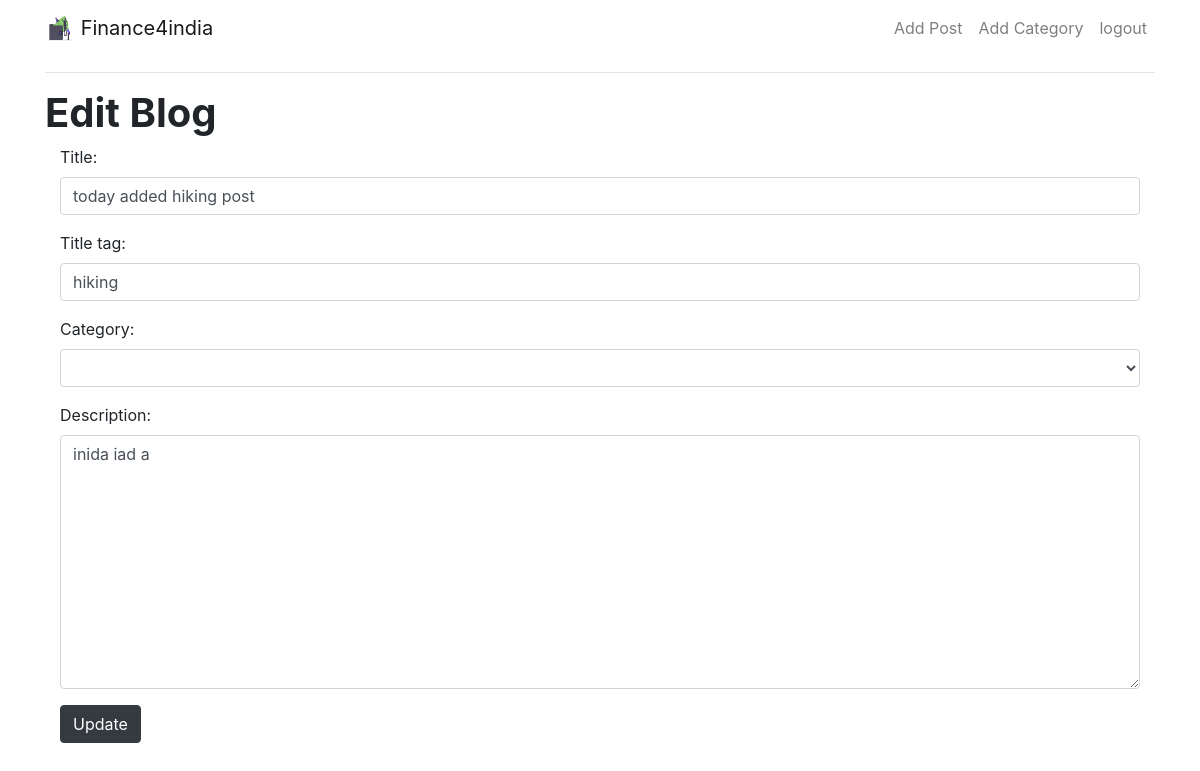
/details/edit/7/ (signed in), run on the app's committed database.
### blog/models.py (models this page shows, shortened)
class Blog(models.Model):
    title = models.CharField(max_length=100)
    title_tag = models.CharField(max_length=100)
    author = models.ForeignKey(User,on_delete=models.CASCADE)
    description = models.TextField()
    created_at = models.DateTimeField(auto_now_add=True)
    image = models.ImageField(upload_to='blog/images',blank=True,null=True)
    category = models.CharField(max_length=100,default='uncategorized')

### blog/views.py (the view)
# urls.py: path('details/edit/<int:pk>/',UpdateBlogView.as_view(),name='editpost'),
class UpdateBlogView(UpdateView):
    model = Blog
    form_class = UpdateBlogForm
    template_name ='blog/update_blog.html'

### blog/forms.py
class UpdateBlogForm(forms.ModelForm):
    class Meta:
        model = Blog
        fields =('title','title_tag','category','description')
        widgets = {
            'title': forms.TextInput(attrs={'class': 'form-control'}),
            'title_tag': forms.TextInput(attrs={'class': 'form-control'}),
            'category': forms.Select(attrs={'class':'form-control'}),
            'description': forms.Textarea(attrs={'class': 'form-control'}),
        }

### blog/templates/blog/update_blog.html (shortened to what this page needs)
{% extends "blog/base.html" %}
{% load static %}
{% block content %}
{% if user.is_authenticated %}
<h1  class="font-weight-bold">Edit Blog</h1>
<div class="container-fluid">
    <div class="form-group">
        <form method="POST">
            {{ form.as_p}}
            <button class="btn btn-dark" type="submit">Update</button>
        </form>
    </div>
</div>
{% else %}
<h1> You'r are not allowed here </h1>
{% endif %}
{% endblock %}

### data on the page
Blog: title "today added hiking post", title_tag "hiking", description "inida iad a"
